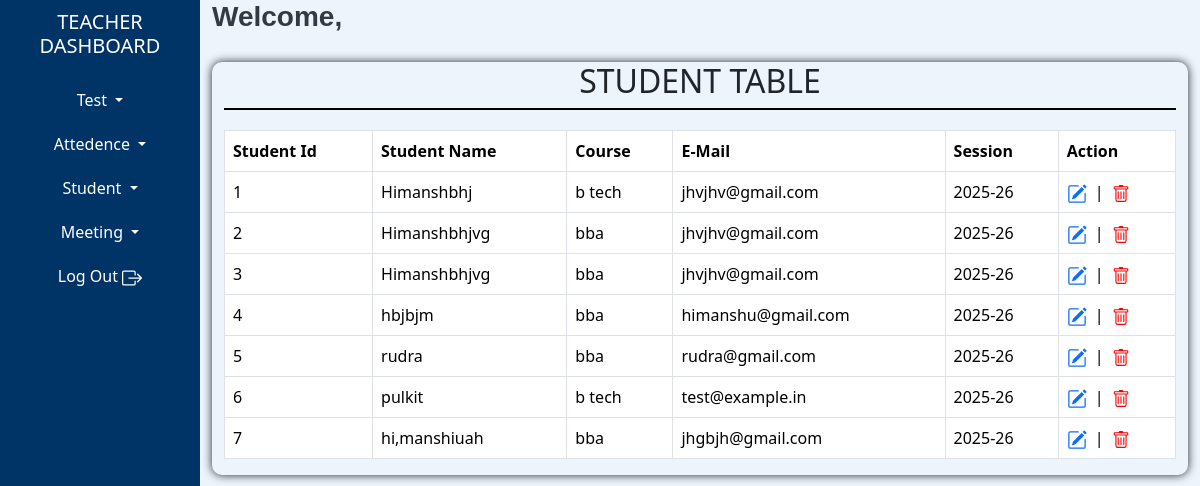
The page /teacher/student-table.php on the database its author committed.
### tables this page shows
CREATE TABLE `tblstudent` (
  `studentId` int(100) NOT NULL AUTO_INCREMENT,
  `studentName` varchar(100) NOT NULL,
  `dob` date NOT NULL,
  `courseId` int(100) NOT NULL,
  `academicYearId` int(10) NOT NULL,
  `sessionId` int(100) NOT NULL,
  `studentNumber` varchar(15) NOT NULL,
  `studentGender` int(100) NOT NULL,
  `studentEmail` varchar(100) NOT NULL,
  `studentPassword` varchar(100) NOT NULL,
  `fatherName` varchar(100) NOT NULL,
  `motherName` varchar(100) NOT NULL,
  `parentNumber` varchar(15) NOT NULL,
  `parentEmail` varchar(100) NOT NULL,
  `dateOfRegistration` datetime(6) NOT NULL,
  `address` varchar(100) NOT NULL,
  `studentImage` varchar(300) DEFAULT NULL,
  `addedIpAddress` text NOT NULL,
  `addedDateTime` datetime(6) NOT NULL,
  `updatedIpAddress` text NOT NULL,
  `updatedDateTime` datetime NOT NULL,
  PRIMARY KEY (`studentId`)
);

CREATE TABLE `tblcourse` (
  `courseId` int(10) NOT NULL AUTO_INCREMENT,
  `courseName` varchar(100) NOT NULL,
  `courseDuration` varchar(10) NOT NULL,
  `sessionId` int(10) NOT NULL,
  PRIMARY KEY (`courseId`)
);

CREATE TABLE `tblsession` (
  `sessionId` int(10) NOT NULL AUTO_INCREMENT,
  `sessionName` varchar(15) NOT NULL,
  `addedIpAddress` varchar(100) NOT NULL,
  `addedDateTime` datetime NOT NULL,
  `updatedIpAddress` varchar(100) NOT NULL,
  `updatedDateTime` datetime NOT NULL,
  `status` int(2) NOT NULL,
  PRIMARY KEY (`sessionId`)
);

### teacher/fun-specialchar.php (called while the page is built)
<?php
function textSafe($text)
{
    return htmlspecialchars($text, ENT_QUOTES, 'UTF-8');
}
?>

### teacher/student-table.php (the view, shortened to what this page needs)
<?php
include "teacher-dashboard-top.php";
include "teacher-dashboard-content.php";
include "fun-specialchar.php";
$query="SELECT * FROM tblstudent";
$stmt=$conn->prepare($query);
$stmt->execute();
?>
<!doctype html>
<html lang="en">
  <head>
    <link href="https://cdn.jsdelivr.net/npm/bootstrap@5.3.3/dist/css/bootstrap.min.css" rel="stylesheet">
  </head>
<body>
<div class="container-fluid">
    <div class="row">
        <div class="tbl-content">
            <div class="tbl-heading">
            <h2>STUDENT TABLE</h2>
            </div>
            <table class="table table-hover table-bordered">
              <thead>
                <tr>
                  <th scope="col">Student Id</th>
                  <th scope="col">Student Name</th>
                  <th scope="col">Course</th>
                  <th scope="col">E-Mail</th>
                  <th scope="col">Session</th>
                  <th scope="col">Action</th>
                </tr>
              </thead>
              <tbody>
                <?php
                    while($result=$stmt->fetch())
                    {
                ?>
                    <tr>
                    <td><?php echo $result['studentId']; ?></td>
                     <td><?php echo textSafe($result['studentName']); ?></td>
                     <td>
                         <?php
                            $courseId=$result['courseId'];
                            $stmt2=$conn->prepare("SELECT * FROM tblcourse where courseId=:courseId");
                            $stmt2->bindParam(":courseId",$courseId);
                            $stmt2->execute();
                            $row=$stmt2->fetch();
                            echo $row["courseName"];
                         ?>
                        </td>
                     <td><?php echo textSafe($result['studentEmail']); ?></td>
                    <td>
                        <?php
                            $sessionId = $result['sessionId'];
                            $sessionstmt=$conn->prepare("SELECT * FROM tblsession WHERE sessionId = :sessionId");
                            $sessionstmt->bindParam(":sessionId",$sessionId);
                            $sessionstmt->execute();
                            $session = $sessionstmt->fetch();
                            echo $session['sessionName'];
                        ?>
                    </td>
                    <td>
                        <div style="display: flex; align-items: center; gap: 8px;">
                            <a href="manage-student.php?studentId=<?php echo $result['studentId']; ?>">
                            </a>
                            <span>|</span>
                            <a href="delete-student.php?studentId=<?php echo $result['studentId']; ?>" style="color: red; text-decoration: none;">
                            </a>
                        </div>
                    </td>
                </tr>
                <?php
                }
                ?>
              </tbody>
            </table>
        </div>
    </div>
</div>
</body>
</div>
</div>
<?php
    include "teacher-dashboard-footer.php";
?>

### teacher/student-table.php (style rules this page uses)
.tbl-heading { text-align:center; border-bottom:2px solid black; margin-bottom:20px; }
.tbl-content { box-shadow:0 0 10px; margin-top:20px; border-radius:10px; }

### rows shown on the page
tblstudent: studentId "1", studentName "Himanshbhj", courseId.courseName "b tech", studentEmail "jhvjhv@gmail.com", sessionId.sessionName "2025-26"
tblstudent: studentId "2", studentName "Himanshbhjvg", courseId.courseName "bba", studentEmail "jhvjhv@gmail.com", sessionId.sessionName "2025-26"
tblstudent: studentId "3", studentName "Himanshbhjvg", courseId.courseName "bba", studentEmail "jhvjhv@gmail.com", sessionId.sessionName "2025-26"
tblstudent: studentId "4", studentName "hbjbjm", courseId.courseName "bba", studentEmail "himanshu@gmail.com", sessionId.sessionName "2025-26"
tblstudent: studentId "5", studentName "rudra", courseId.courseName "bba", studentEmail "rudra@gmail.com", sessionId.sessionName "2025-26"
tblstudent: studentId "6", studentName "pulkit", courseId.courseName "b tech", studentEmail "test@example.in", sessionId.sessionName "2025-26"
tblstudent: studentId "7", studentName "hi,manshiuah", courseId.courseName "bba", studentEmail "jhgbjh@gmail.com", sessionId.sessionName "2025-26"
